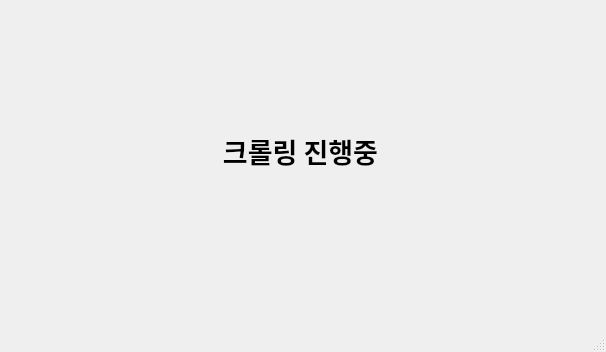
<?xml version="1.0" encoding="UTF-8"?>
<ui version="4.0">
 <class>MainWindow</class>
 <widget class="QMainWindow" name="MainWindow">
  <property name="geometry">
   <rect>
    <x>0</x>
    <y>0</y>
    <width>606</width>
    <height>352</height>
   </rect>
  </property>
  <property name="font">
   <font>
    <family>Agency FB</family>
    <weight>50</weight>
    <bold>false</bold>
   </font>
  </property>
  <property name="cursor">
   <cursorShape>OpenHandCursor</cursorShape>
  </property>
  <property name="windowTitle">
   <string>SmartCrawling</string>
  </property>
  <property name="windowIcon">
   <iconset>
    <normaloff>logo.ico</normaloff>logo.ico</iconset>
  </property>
  <widget class="QWidget" name="centralwidget">
   <widget class="QLabel" name="label">
    <property name="geometry">
     <rect>
      <x>80</x>
      <y>90</y>
      <width>441</width>
      <height>121</height>
     </rect>
    </property>
    <property name="font">
     <font>
      <family>Agency FB</family>
      <pointsize>20</pointsize>
      <weight>75</weight>
      <italic>false</italic>
      <bold>true</bold>
     </font>
    </property>
    <property name="layoutDirection">
     <enum>Qt::LeftToRight</enum>
    </property>
    <property name="text">
     <string>크롤링 진행중</string>
    </property>
    <property name="alignment">
     <set>Qt::AlignCenter</set>
    </property>
   </widget>
  </widget>
  <widget class="QMenuBar" name="menubar">
   <property name="geometry">
    <rect>
     <x>0</x>
     <y>0</y>
     <width>606</width>
     <height>21</height>
    </rect>
   </property>
  </widget>
  <widget class="QStatusBar" name="statusbar"/>
 </widget>
 <resources/>
 <connections/>
 <slots>
  <slot>input_code()</slot>
 </slots>
</ui>
